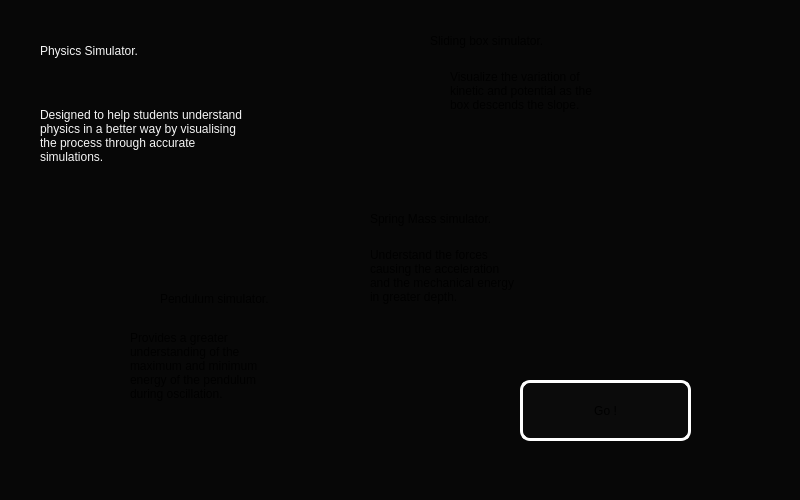
<?xml version="1.0" encoding="UTF-8"?>
<ui version="4.0">
 <class>MainWindow</class>
 <widget class="QMainWindow" name="MainWindow">
  <property name="geometry">
   <rect>
    <x>0</x>
    <y>0</y>
    <width>800</width>
    <height>500</height>
   </rect>
  </property>
  <property name="windowTitle">
   <string>MainWindow</string>
  </property>
  <property name="styleSheet">
   <string notr="true">background-color: rgb(7, 7, 7);</string>
  </property>
  <widget class="QWidget" name="centralwidget">
   <widget class="QLabel" name="Heading">
    <property name="geometry">
     <rect>
      <x>40</x>
      <y>20</y>
      <width>231</width>
      <height>61</height>
     </rect>
    </property>
    <property name="styleSheet">
     <string notr="true">background-color: rgb(7, 7, 7);
color: rgb(245, 245, 245);
font: 57 20pt &quot;SF Pro Text&quot;;</string>
    </property>
    <property name="text">
     <string>Physics Simulator.</string>
    </property>
   </widget>
   <widget class="QLabel" name="paragraph">
    <property name="geometry">
     <rect>
      <x>40</x>
      <y>40</y>
      <width>211</width>
      <height>191</height>
     </rect>
    </property>
    <property name="cursor">
     <cursorShape>ArrowCursor</cursorShape>
    </property>
    <property name="styleSheet">
     <string notr="true">background-color: rgb(7, 7, 7);
color: rgb(245, 245, 245);
font: 12pt &quot;SF Pro Text&quot;;</string>
    </property>
    <property name="text">
     <string>Designed to help students understand physics in a better way by visualising the process through accurate simulations. </string>
    </property>
    <property name="wordWrap">
     <bool>true</bool>
    </property>
   </widget>
   <widget class="QLabel" name="boximage">
    <property name="geometry">
     <rect>
      <x>150</x>
      <y>20</y>
      <width>501</width>
      <height>261</height>
     </rect>
    </property>
    <property name="text">
     <string/>
    </property>
    <property name="pixmap">
     <pixmap>../../../Downloads/Untitled.svg</pixmap>
    </property>
   </widget>
   <widget class="QLabel" name="boxhead">
    <property name="geometry">
     <rect>
      <x>430</x>
      <y>20</y>
      <width>141</width>
      <height>41</height>
     </rect>
    </property>
    <property name="text">
     <string>Sliding box simulator.</string>
    </property>
   </widget>
   <widget class="QLabel" name="boxpara">
    <property name="geometry">
     <rect>
      <x>450</x>
      <y>60</y>
      <width>161</width>
      <height>61</height>
     </rect>
    </property>
    <property name="text">
     <string>Visualize the variation of kinetic and potential as the box descends the slope.</string>
    </property>
    <property name="wordWrap">
     <bool>true</bool>
    </property>
   </widget>
   <widget class="QLabel" name="pendimg">
    <property name="geometry">
     <rect>
      <x>-170</x>
      <y>240</y>
      <width>491</width>
      <height>401</height>
     </rect>
    </property>
    <property name="text">
     <string/>
    </property>
    <property name="pixmap">
     <pixmap>../../../Downloads/Untitled (1).svg</pixmap>
    </property>
   </widget>
   <widget class="QLabel" name="penduhead">
    <property name="geometry">
     <rect>
      <x>160</x>
      <y>290</y>
      <width>141</width>
      <height>17</height>
     </rect>
    </property>
    <property name="text">
     <string>Pendulum simulator.</string>
    </property>
   </widget>
   <widget class="QLabel" name="pendupara">
    <property name="geometry">
     <rect>
      <x>130</x>
      <y>310</y>
      <width>141</width>
      <height>111</height>
     </rect>
    </property>
    <property name="text">
     <string>Provides a greater understanding of the maximum and minimum energy of the pendulum during oscillation.</string>
    </property>
    <property name="wordWrap">
     <bool>true</bool>
    </property>
   </widget>
   <widget class="QLabel" name="springimg">
    <property name="geometry">
     <rect>
      <x>430</x>
      <y>160</y>
      <width>431</width>
      <height>211</height>
     </rect>
    </property>
    <property name="text">
     <string/>
    </property>
    <property name="pixmap">
     <pixmap>../../../Downloads/Untitled (3).svg</pixmap>
    </property>
   </widget>
   <widget class="QLabel" name="springhead">
    <property name="geometry">
     <rect>
      <x>370</x>
      <y>210</y>
      <width>151</width>
      <height>17</height>
     </rect>
    </property>
    <property name="text">
     <string>Spring Mass simulator.</string>
    </property>
   </widget>
   <widget class="QLabel" name="springpara">
    <property name="geometry">
     <rect>
      <x>370</x>
      <y>220</y>
      <width>151</width>
      <height>111</height>
     </rect>
    </property>
    <property name="text">
     <string>Understand the forces causing the acceleration and the mechanical energy in greater depth.</string>
    </property>
    <property name="wordWrap">
     <bool>true</bool>
    </property>
   </widget>
   <widget class="QPushButton" name="gobutton">
    <property name="geometry">
     <rect>
      <x>520</x>
      <y>380</y>
      <width>171</width>
      <height>61</height>
     </rect>
    </property>
    <property name="styleSheet">
     <string notr="true">QPushButton {
	background-color: rgb(11, 11, 11);
	border: 3px solid;
	border-color: rgb(255, 255, 255);
	border-radius: 10px;
	font: 57 16pt &quot;SF Pro Text&quot;;
}

QPushButton:hover {
	background-color: rgb(25, 25, 25);
}

QPushButton:pressed {
	background-color: rgb(11, 11, 11);
}</string>
    </property>
    <property name="text">
     <string>Go !</string>
    </property>
   </widget>
   <zorder>boximage</zorder>
   <zorder>paragraph</zorder>
   <zorder>Heading</zorder>
   <zorder>boxhead</zorder>
   <zorder>boxpara</zorder>
   <zorder>pendimg</zorder>
   <zorder>penduhead</zorder>
   <zorder>pendupara</zorder>
   <zorder>springimg</zorder>
   <zorder>springpara</zorder>
   <zorder>gobutton</zorder>
   <zorder>springhead</zorder>
  </widget>
  <widget class="QMenuBar" name="menubar">
   <property name="geometry">
    <rect>
     <x>0</x>
     <y>0</y>
     <width>800</width>
     <height>24</height>
    </rect>
   </property>
  </widget>
  <widget class="QStatusBar" name="statusbar"/>
 </widget>
 <resources/>
 <connections/>
</ui>
